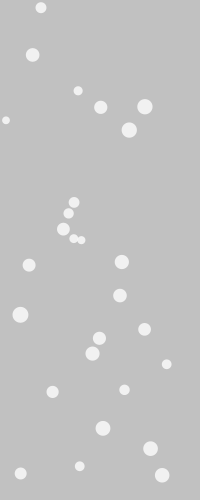
Frame 1 (no input)
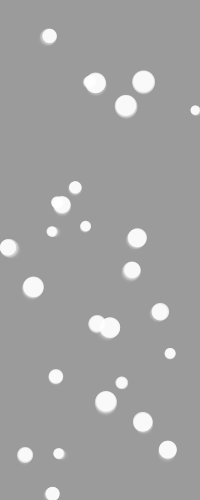
Frame 60 (the mouse pressed at the canvas centre just before this capture)
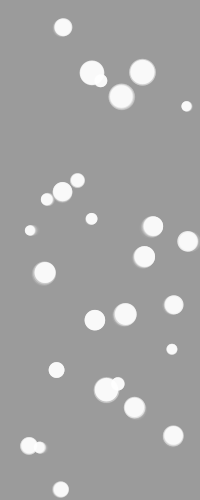
Frame 120 (the mouse held since frame 60 and released just before this capture)

The Processing sketch that drew these frames (run headless with seeded random() and noise(); from frame 60 on, the mouse is pressed at the canvas centre):

// Processing sketch: processing_131395
// ── processing_131395.pde

/* Jellyfish (Spring 2014, Nature of Code, Wk1 Assignment)
 *
 *   Circles moving like jellyfish(not really though)
 *   Jellyfish floats in the space; Perlin-noisy wind and gravity are individually applied
 *   Sometimes, jellyfish soars up
 *   Moving distance and the frequency of movement are decided by normal distribution
 *   Size of the circle is proportional to the mean value of the jellyfish
 *
 * Jaewoong Hwang
 */


import java.util.Random;

ArrayList<Jellyfish> school;
int numJellyfish = 27;    //number of total Jellyfish

void setup() {
  size(200, 500);
  
  //make Jellyfish and add it to school
  school = new ArrayList();
  for(int i = 0; i < numJellyfish; i++) {
    Jellyfish j = new Jellyfish(random(width), random(height), random(30, 80), 1.0);
    school.add(j);
  }
}


void draw() {
  fill(155, 55); noStroke(); rect(0, 0, width, height);

  for(Jellyfish j : school) {
    j.update();
    j.render();
  }
}


class Jellyfish {
  float x, y;          //position
  Random generator;    //normal distribution random number generator
  float mean, sigma;   //mean and standard deviation for normal distribution
  float size;          //size of jellyfish, which is proportional to the mean value
  float actualSize;    //actual size to draw, all effects applied
    final float sizeMin = 10;
    final float sizeMax = 30;
    final float meanMin = 30;
    final float meanMax = 80;
  color col;                  //color of jellyfish
  float destX, destY;         //destination coordinate
  boolean onPosition = true;  //true if the jellyfish gets to the destination
  long idleTime;              //time that the jellyfish stays still until next move
  long idleTimer;             //time counter for idle phase
  
  float wind;
    final float windMin = -0.4;
    final float windMax = +0.4;
    final int windSeed;             //noise seed for individual wind effect
    float windOffset = 0;           //for Perilin noise
    final float offsetStep = 0.001;
  float gravity;                    //each Jellyfish has different gravity value
    final float gravityMin = 0.01;
    final float gravityMax = 0.20;
  
  Jellyfish(float _x, float _y, float _mean, float _sigma) {
    x = _x; y = _y;
    generator = new Random();
    mean = _mean; sigma = _sigma;
    size = map(mean, meanMin, meanMax, sizeMin, sizeMax);  //size is proportional to the mean value
    col = color(255, 197);
    wind = 0;
    windSeed = (int)random(65536);
    gravity = random(gravityMin, gravityMax);
  }
  
  void render() {
    noStroke(); fill(col);
    float sizeCoeff = map(dist(x, y, destX, destY), 0, meanMax, 1.0, 0.0);  //size varies depending on how far the jellyfish is from the destination
    float sizeSmooth = 0.5;                                                  //smoothing value for the size change
    actualSize = size + (size*sizeCoeff - size) * sizeSmooth;                //smoothing
    actualSize *= random(0.9, 1.1);                                          //jittering
    ellipse(x, y, actualSize, actualSize);
  }
  
  void update() {
    //make wind
    noiseSeed(windSeed);
    wind = noise(windOffset) * (windMax-windMin) + windMin;
    windOffset += offsetStep;

    //apply wind and gravity
    x += wind;    destX += wind;
    y += gravity; destY += gravity;

    if(!onPosition) {  //moving now
      float moveSmooth = 0.01;  //smoothing value for the movement
      x += (destX - x) * moveSmooth;
      y += (destY - y) * moveSmooth;
      
      //check if the jellyfish went out of the screen and fix it
      if(x < 0) {
        x = width + x;
        if(destX < 0) destX = width + destX;
        else destX += width;
      } else if(x >= width) {
        x = x - width;
        if(destX >= width) destX = destX - width;
        else destX -= width;
      }
      if(y < 0) {
        y = height + y;
        if(destY < 0) destY = height + destY;
        else destY += height;
      } else if(y >= height) {
        y = y - height;
        if(destY >= height) destY = destY - height;
        else destY -= height;
      }
      
      //check if the jellyfish got to the destination
      float samePosThreshold = gravity;       //tolerance distance to decide the arrival
      if(dist(x, y, destX, destY) < samePosThreshold) {
        onPosition = true;                    //flag up
        idleTime = (long)(getRandom() * 5);  //set idle phase duration; it's proportional to the gaussian random value
        idleTimer = millis();                 //record current time
      }
    } else {           //not moving now
      //check if the jellyfish has been on idle phase long enough
      if(millis() - idleTimer >= idleTime) {
        onPosition = false;  //flag down
        
        //set new destination
        float direction = PI * 1.5;  //goes upward only
        destX = x + getRandom() * cos(direction);
        destY = y + getRandom() * sin(direction);
      }
    }
  }
  
  float getRandom() {
    float val = (float)generator.nextGaussian()*sigma+mean;
    return abs(val);
  }
}
